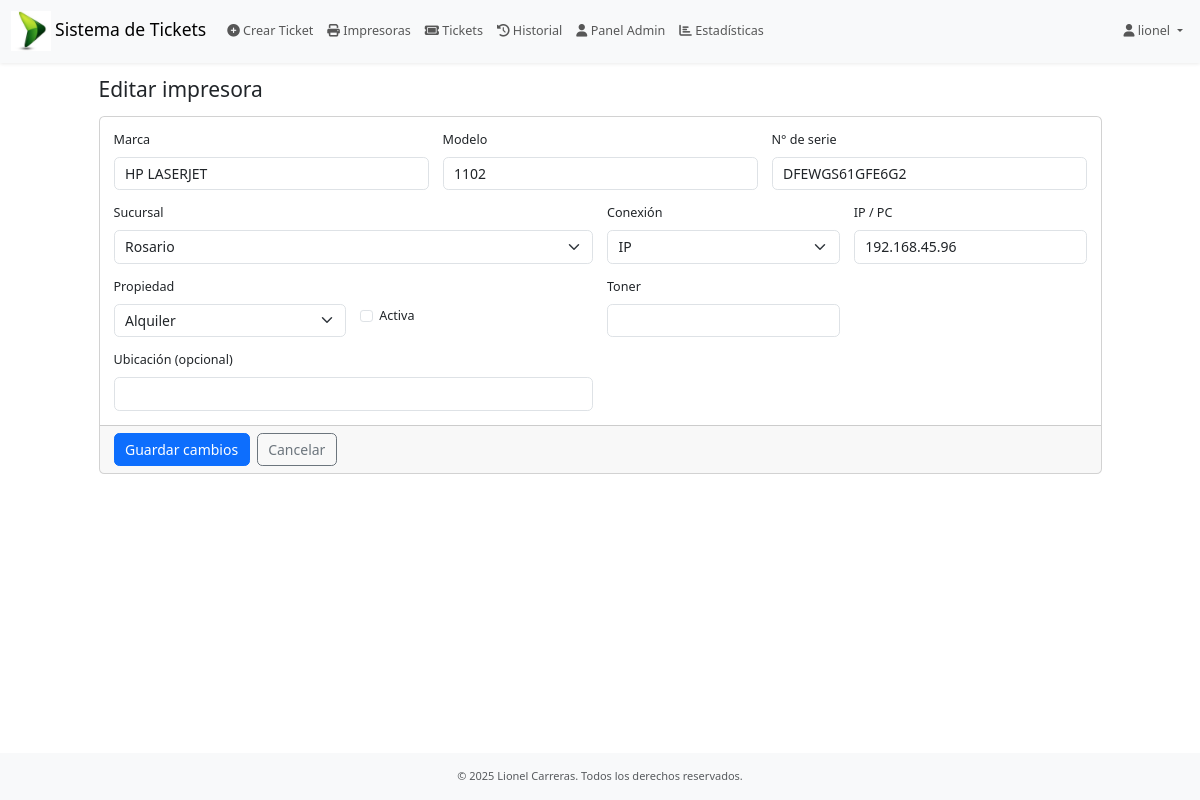
/impresoras/4/editar/ (signed in), run on the app's committed database.
### users/models.py (models this page shows)
class CustomUser(AbstractUser):
    sucursal = models.ForeignKey(
        'soporte.Sucursal',
        verbose_name="Sucursal",
        on_delete=models.SET_NULL,
        null=True,
        blank=True,
        db_column='sucursalid_usuario',
    )
    must_change_password = models.BooleanField(
        default=True,
        help_text="Si es True, el usuario debe cambiar la contraseña en su próximo inicio de sesión."
    )

### inventario/models.py (models this page shows, shortened)
class Impresora(models.Model):
    CONEXION_CHOICES = [
        ("IP", "IP"),
        ("USB", "USB"),
    ]
    PROPIEDAD_CHOICES = [
        ("PROPIA", "Propia"),
        ("ALQUILER", "Alquiler"),
    ]
    marca      = models.CharField(max_length=80)
    modelo     = models.CharField(max_length=120)
    nro_serie  = models.CharField("N° de serie", max_length=120, unique=True)
    sucursal   = models.ForeignKey('soporte.Sucursal', on_delete=models.PROTECT, related_name="impresoras")
    conexion   = models.CharField(max_length=3, choices=CONEXION_CHOICES)
    ip = models.CharField("IP / PC", max_length=120, blank=True, default="")
    propiedad  = models.CharField(max_length=8, choices=PROPIEDAD_CHOICES)
    activa     = models.BooleanField(default=True)
    ubicacion  = models.CharField(max_length=120, blank=True, default="", help_text="Ej: Administración, Depósito")
    notas      = models.TextField(blank=True, default="")
    toner      = models.CharField(max_length=120, blank=True, default="", help_text="Modelo de tóner/cartucho")
    created_at = models.DateTimeField(auto_now_add=True)
    updated_at = models.DateTimeField(auto_now=True)
    class Meta:
        ordering = ["sucursal__nombre", "marca", "modelo"]
        verbose_name = "Impresora"
        verbose_name_plural = "Impresoras"
        indexes = [
            models.Index(fields=["nro_serie"]),            # búsquedas por serie
            models.Index(fields=["ip"]),                   # búsquedas por IP
            models.Index(fields=["marca", "modelo"]),      # filtros comunes
            models.Index(fields=["sucursal", "activa"]),   # listados por suc/estado
        ]

### soporte/models.py (models this page shows, shortened)
class Sucursal(models.Model):
    id = models.IntegerField(primary_key=True)
    nombre = models.CharField("Nombre de la Sucursal", max_length=100, unique=True, null=True, blank=True)
    class Meta:
        verbose_name = "Sucursal"
        verbose_name_plural = "Sucursales"
        ordering = ['id']

### inventario/views.py (the view, shortened to what this page needs)
# urls.py: path("impresoras/<int:pk>/editar/", views.impresora_edit, name="impresora_edit"),
@login_required
@permission_required("inventario.change_impresora", raise_exception=True)
def impresora_edit(request, pk):
    imp = get_object_or_404(Impresora, pk=pk)
    sucursales = Sucursal.objects.order_by("nombre")
    return render(request, "soporte/inventario/impresora_edit.html", {"sucursales": sucursales, "imp": imp, "mode": "edit"})

### soporte/templates/soporte/inventario/impresora_edit.html (shortened to what this page needs)
{% extends 'soporte/app.html' %}
{% load static %}
{% block content %}
<h4 class="mb-3">Editar impresora</h4>
<form method="post" action="{% url 'inventario:impresora_edit' imp.id %}" class="card">
  <div class="card-body">
    <div class="row g-3">
      <div class="col-md-4">
        <label class="form-label">Marca</label>
        <input name="marca" class="form-control" value="{{ imp.marca }}" required>
      </div>
      <div class="col-md-4">
        <label class="form-label">Modelo</label>
        <input name="modelo" class="form-control" value="{{ imp.modelo }}" required>
      </div>
      <div class="col-md-4">
        <label class="form-label">N° de serie</label>
        <input name="nro_serie" class="form-control" value="{{ imp.nro_serie }}" required>
      </div>
      <div class="col-md-6">
        <label class="form-label">Sucursal</label>
        <select name="sucursal" class="form-select" required>
          {% for s in sucursales %}
            <option value="{{ s.id }}" {% if imp.sucursal_id == s.id %}selected{% endif %}>{{ s.nombre }}</option>
          {% endfor %}
        </select>
      </div>
      <div class="col-md-3">
        <label class="form-label">Conexión</label>
        <select name="conexion" id="conexion" class="form-select" required>
          <option value="IP"  {% if imp.conexion == 'IP' %}selected{% endif %}>IP</option>
        </select>
      </div>
      <div class="col-md-3" id="ipWrapper">
        <label class="form-label">IP / PC</label>
        <input name="ip" id="ipField" class="form-control" placeholder="Ej: 192.168.1.50 / PC-025"
               value="{{ imp.ip|default_if_none:'' }}">
      </div>
      <div class="col-md-3">
        <label class="form-label">Propiedad</label>
        <select name="propiedad" class="form-select" required>
          <option value="ALQUILER" {% if imp.propiedad == 'ALQUILER' %}selected{% endif %}>Alquiler</option>
        </select>
      </div>
      <div class="col-md-3 d-flex align-items-center">
        <div class="form-check mt-4">
          <input class="form-check-input" type="checkbox" id="activa" name="activa" {% if imp.activa %}checked{% endif %}>
          <label class="form-check-label" for="activa">Activa</label>
        </div>
      </div>
       <div class="col-md-3">
        <label class="form-label">Toner</label>
        <input name="toner" id="toner" class="form-control">
      </div>
      <div class="col-md-6">
        <label class="form-label">Ubicación (opcional)</label>
        <input name="ubicacion" class="form-control" value="{{ imp.ubicacion|default_if_none:'' }}">
      </div>
    </div>
  </div>
  <div class="card-footer d-flex gap-2">
    <button class="btn btn-primary">Guardar cambios</button>
    <a href="{% url 'inventario:impresora_list' %}" class="btn btn-outline-secondary">Cancelar</a>
  </div>
</form>
{% endblock %}

### soporte/templates/soporte/partials/navbar.html (shortened to what this page needs)
{% load static %}
<nav class="navbar navbar-expand-lg navbar-light bg-light shadow-sm">
  <div class="container-fluid">
    <a class="navbar-brand" href="{% if user.group.name == 'usuario' %}">
      {% url 'soporte:dashboard_usuario' %}
    {% else %}
      {% url 'soporte:dashboard_agente' %}"
    {% endif %}>
       <img src="{% static 'images/logo.jpeg' %}" alt="Logo" class="img-fluid" style="max-height: 40px;"></i> Sistema de Tickets
    </a>
    <div class="collapse navbar-collapse" id="mainNav">
      <ul class="navbar-nav me-auto mb-2 mb-lg-0">
        {% if perms.soporte.add_ticket %}
          <li class="nav-item">
            <a class="nav-link" href="/soporte/dashboard/admin/create_ticket">
              <i class="fas fa-plus-circle"></i> Crear Ticket
            </a>
          </li>
        {% endif %}
        {% if perms.soporte.add_ticket %}
          <li class="nav-item">
            <a class="nav-link" href="/impresoras">
              <i class="fas fa-print"></i> Impresoras
            </a>
          </li>
        {% endif %}
        {% if perms.soporte.view_ticket %}
          <li class="nav-item">
            <a class="nav-link" href="/soporte/dashboard/agentes/">
              <i class="fa-solid fa-ticket"></i> Tickets
            </a>
          </li>
        {% endif %}
         {% if perms.soporte.view_ticket %}
            <li class="nav-item">
              <a class="nav-link"
                href="{% url 'soporte:ticket_historico' %}">
                <i class="fa-solid fa-clock-rotate-left"></i> Historial
              </a>
            </li>
          {% endif %}
        {% if perms.soporte.view_ticket %}
          <li class="nav-item">
            <a class="nav-link" href="/admin/">
              <i class="fas fa-user"></i> Panel Admin
            </a>
          </li>
        {% endif %}
        {% if perms.auth.view_user %}
          <li class="nav-item">
            <a class="nav-link" href="/soporte/dashboard/superadmin">
              <i class="fas fa-chart-bar"></i> Estadísticas
            </a>
          </li>
        {% endif %}
      </ul>
      <ul class="navbar-nav ms-auto">
        {% if user.is_authenticated %}
    <li class="nav-item dropdown">
      <a
        class="nav-link dropdown-toggle"
        href="#"
        id="userMenu"
        role="button"
        data-bs-toggle="dropdown"
        aria-expanded="false"
      >
        <i class="fas fa-user"></i> {{ user.username }}
      </a>
        </li>
      </ul>
  {% else %}
    <li class="nav-item">
      <a class="nav-link" href="{% url 'users:login' %}">
        <i class="fas fa-sign-in-alt"></i> Iniciar sesión
      </a>
    </li>
  {% endif %}
    </div>
  </div>
</nav>

### soporte/templates/soporte/app.html (style rules this page uses)
@media (max-width: 1366px) { html { font-size: 90%; } }
html { font-size: 87.5%; }
body { font-size: 0.9rem; }

### data on the page
CustomUser: username "lionel"
Impresora: marca "HP LASERJET", modelo "1102", nro_serie "DFEWGS61GFE6G2", sucursal "Rosario", conexion "IP", ip "192.168.45.96", propiedad "Alquiler"
